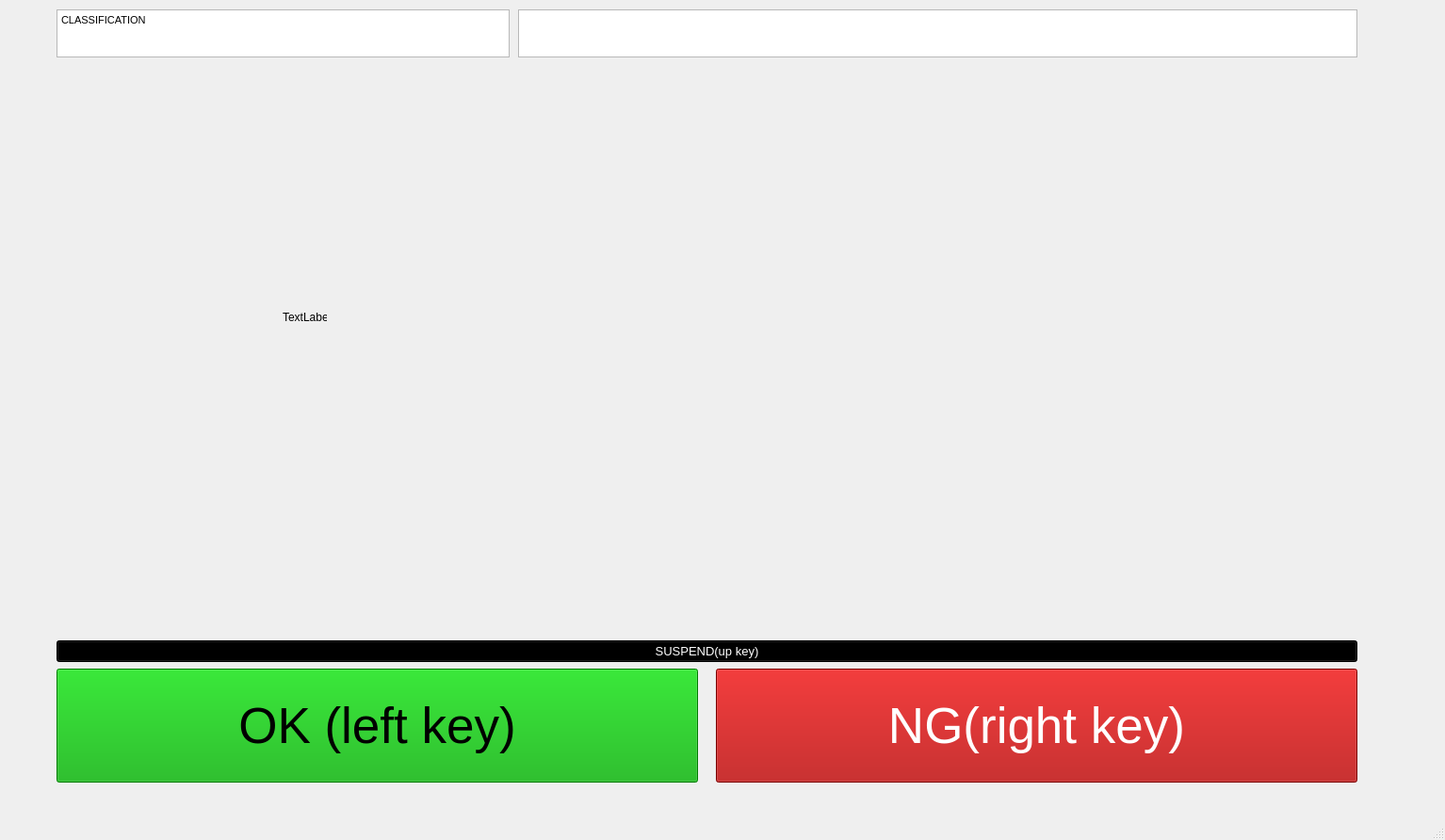
<?xml version="1.0" encoding="UTF-8"?>
<ui version="4.0">
 <class>MainWindow</class>
 <widget class="QMainWindow" name="MainWindow">
  <property name="geometry">
   <rect>
    <x>0</x>
    <y>0</y>
    <width>1534</width>
    <height>892</height>
   </rect>
  </property>
  <property name="windowTitle">
   <string>MainWindow</string>
  </property>
  <widget class="QWidget" name="centralwidget">
   <widget class="QPushButton" name="B1_to_OK_folder">
    <property name="geometry">
     <rect>
      <x>60</x>
      <y>710</y>
      <width>681</width>
      <height>121</height>
     </rect>
    </property>
    <property name="font">
     <font>
      <pointsize>40</pointsize>
     </font>
    </property>
    <property name="styleSheet">
     <string notr="true">background-color: rgb(0, 170, 0);</string>
    </property>
    <property name="text">
     <string>OK (left key)</string>
    </property>
   </widget>
   <widget class="QPushButton" name="B2_to_NG_folder">
    <property name="geometry">
     <rect>
      <x>760</x>
      <y>710</y>
      <width>681</width>
      <height>121</height>
     </rect>
    </property>
    <property name="font">
     <font>
      <pointsize>40</pointsize>
     </font>
    </property>
    <property name="styleSheet">
     <string notr="true">background-color: rgb(170, 0, 0);
color: rgb(255, 255, 255);</string>
    </property>
    <property name="text">
     <string>NG(right key)</string>
    </property>
   </widget>
   <widget class="QTextEdit" name="To_show_info">
    <property name="geometry">
     <rect>
      <x>550</x>
      <y>10</y>
      <width>891</width>
      <height>51</height>
     </rect>
    </property>
   </widget>
   <widget class="QPushButton" name="B3_to_SUSPEND_folder">
    <property name="geometry">
     <rect>
      <x>60</x>
      <y>680</y>
      <width>1381</width>
      <height>23</height>
     </rect>
    </property>
    <property name="font">
     <font>
      <pointsize>10</pointsize>
     </font>
    </property>
    <property name="styleSheet">
     <string notr="true">background-color: rgb(0, 0, 0);
color: rgb(255, 255, 255);</string>
    </property>
    <property name="text">
     <string>SUSPEND(up key)</string>
    </property>
   </widget>
   <widget class="QTextEdit" name="To_show_info_2">
    <property name="geometry">
     <rect>
      <x>60</x>
      <y>10</y>
      <width>481</width>
      <height>51</height>
     </rect>
    </property>
    <property name="html">
     <string>&lt;!DOCTYPE HTML PUBLIC &quot;-//W3C//DTD HTML 4.0//EN&quot; &quot;http://www.w3.org/TR/REC-html40/strict.dtd&quot;&gt;
&lt;html&gt;&lt;head&gt;&lt;meta name=&quot;qrichtext&quot; content=&quot;1&quot; /&gt;&lt;style type=&quot;text/css&quot;&gt;
p, li { white-space: pre-wrap; }
&lt;/style&gt;&lt;/head&gt;&lt;body style=&quot; font-family:'MS Shell Dlg 2'; font-size:8.25pt; font-weight:400; font-style:normal;&quot;&gt;
&lt;p style=&quot; margin-top:0px; margin-bottom:0px; margin-left:0px; margin-right:0px; -qt-block-indent:0; text-indent:0px;&quot;&gt;CLASSIFICATION&lt;/p&gt;&lt;/body&gt;&lt;/html&gt;</string>
    </property>
   </widget>
   <widget class="QWidget" name="Showing_pic" native="true">
    <property name="geometry">
     <rect>
      <x>60</x>
      <y>70</y>
      <width>1381</width>
      <height>601</height>
     </rect>
    </property>
    <widget class="QLabel" name="what_the_hell">
     <property name="geometry">
      <rect>
       <x>240</x>
       <y>260</y>
       <width>47</width>
       <height>13</height>
      </rect>
     </property>
     <property name="text">
      <string>TextLabel</string>
     </property>
    </widget>
   </widget>
  </widget>
  <widget class="QMenuBar" name="menubar">
   <property name="geometry">
    <rect>
     <x>0</x>
     <y>0</y>
     <width>1534</width>
     <height>21</height>
    </rect>
   </property>
  </widget>
  <widget class="QStatusBar" name="statusbar"/>
 </widget>
 <resources/>
 <connections/>
</ui>
